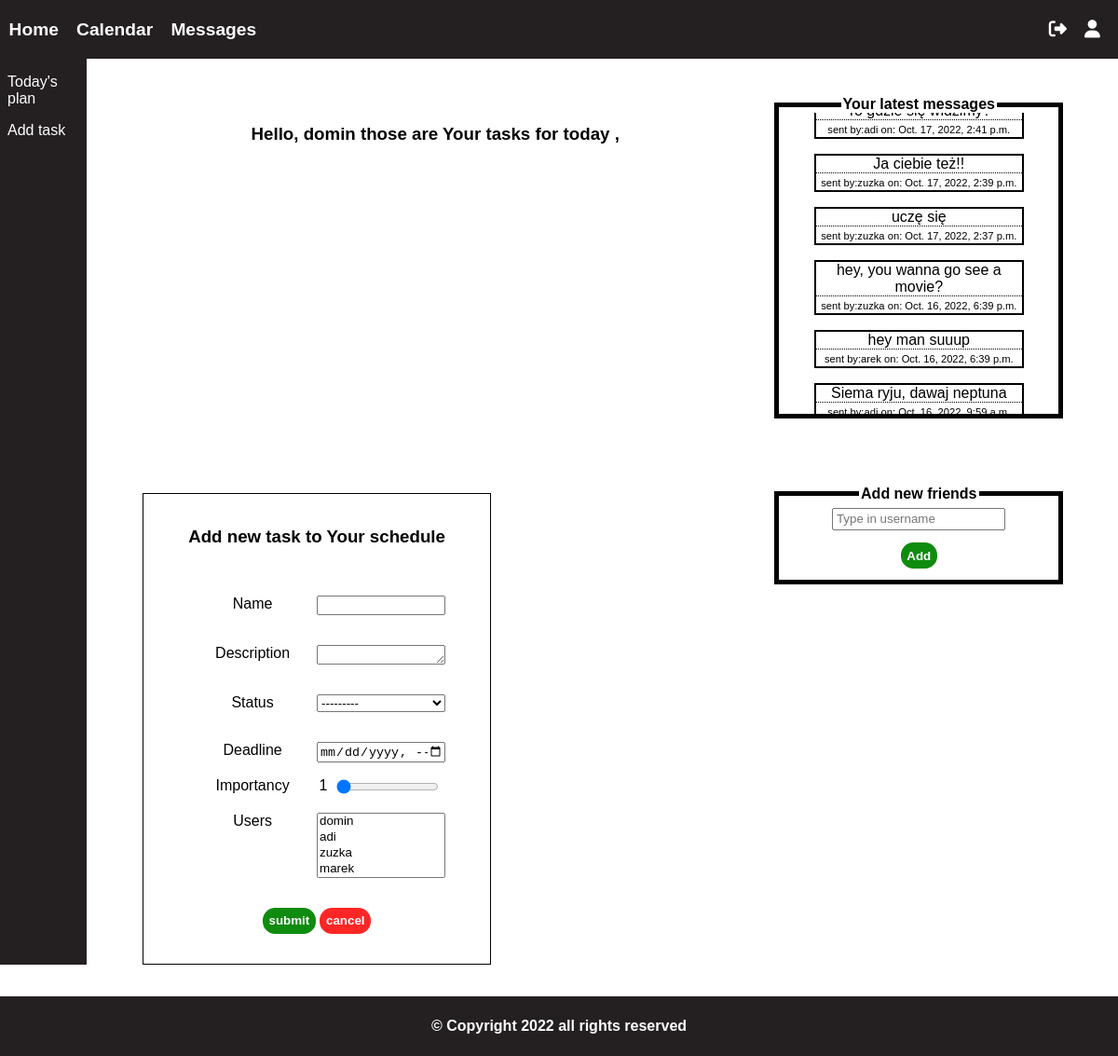
The app's page / (signed in), older data.
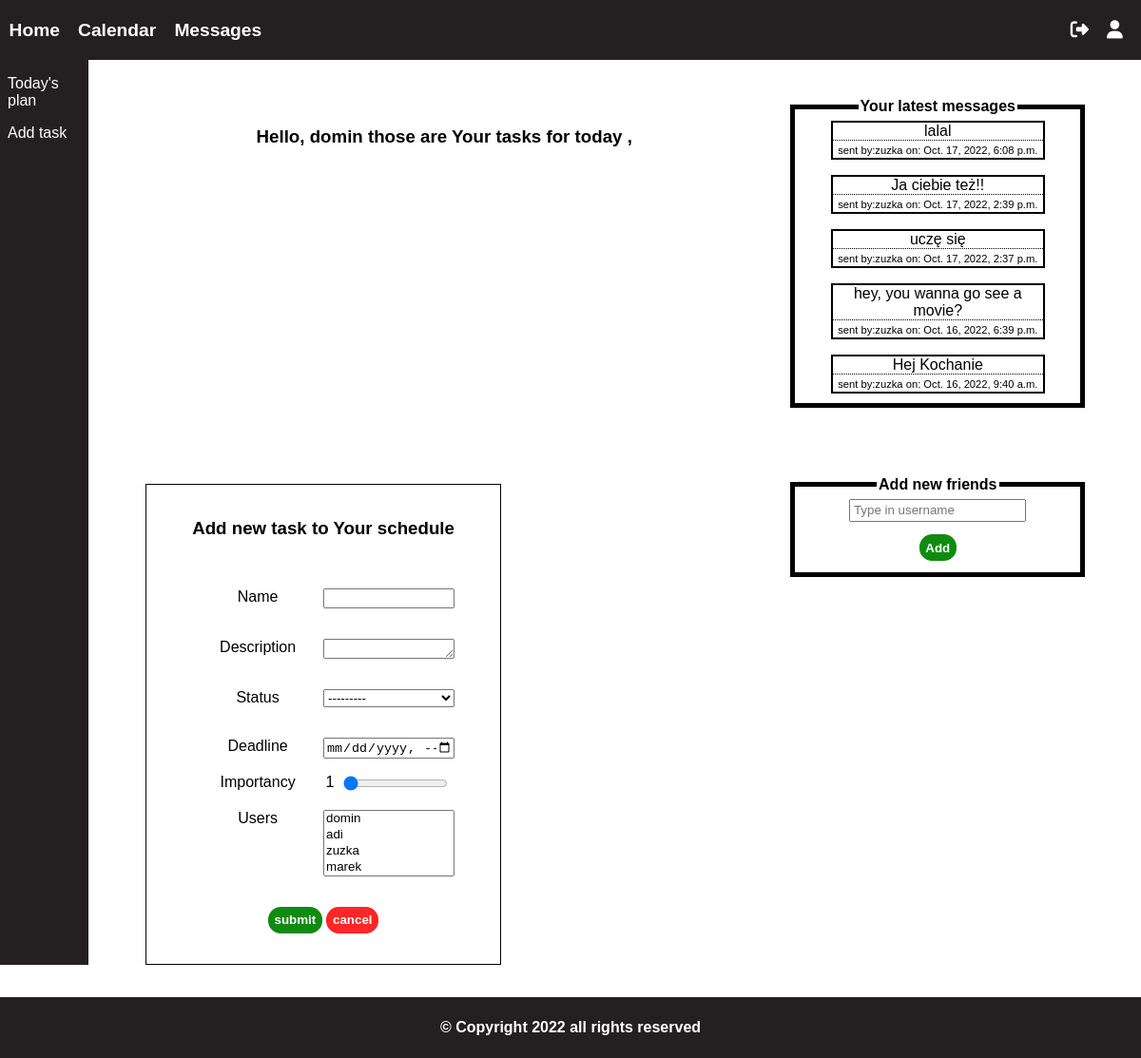
The same page, newer data.
### task_organiser/models.py (models this page shows, shortened)
class Message(models.Model):
    type_choices = [("reg", "regular"),
        ("fr","friend_request"),
        ("gr","group_request")
    ]
    sender = models.ForeignKey(User, on_delete=models.CASCADE,
        related_name="sender")
    reciever = models.ForeignKey(User, on_delete=models.CASCADE,
        related_name="reciever")
    content = models.CharField(max_length=1000, null=True)
    date_sent = models.DateTimeField(auto_now_add=True, null=True)
    type = models.CharField(max_length=20, null=True,
        choices=type_choices)

### task_organiser/views.py (the view)
# urls.py: path('', views.home, name='home'),
@login_required(login_url='login')
def home(request):
    taskForm = addTaskForm()
    importancy = 1
    if request.method == "POST":
        form = addTaskForm(request.POST)
        if form.is_valid():
            form.save()
            return redirect("home_redirect")
    current_user = request.user
    tasks = current_user.task_set.filter(deadline__contains=date.today()).order_by("deadline")
    def return_class(x):
        if x < 3:
            return "low"
        elif x > 6:
            return "high"
        else:
            return "medium"
    classes = [return_class(task.importancy) for task in tasks]
    tasks_classes = [[tasks[i], classes[i]] for i in range(len(tasks))]
    messages = Message.objects.filter(reciever=current_user).order_by('-date_sent')
    context = {"user": current_user, "form":taskForm, "importancy": importancy,
        "tasks": tasks_classes, "messages": messages,
    }
    return render(request, "task_organiser/home.html", context)

### task_organiser/forms.py
class addTaskForm(ModelForm):
    class Meta:
        model = Task
        fields = "__all__"
        widgets = {
            "description": Textarea(attrs={"rows":1, "cols":20}),
        }

### task_organiser/templates/task_organiser/home.html (shortened to what this page needs)
{% extends 'task_organiser/main_template.html' %}
{%load static %}
{% block content %}
<div class="mainContainer">
    <div class="sideMenu">
        <a href="#plan" class="side-link">Today's plan</a>
        <a href="#addTask" class="side-link">Add task</a>
    </div>
    <div class="mainPanel">
        <div class="plan" id="plan">
            <h3 class="plan-title">
                Hello, {{user.username}} those are Your tasks for today ,<img src="{{img}}" alt="">
            </h3>
        </div>
        <fieldset class="messages">
            <legend>Your latest messages</legend>
            {% for message in messages %}
                <div class="message">
                   <div class="messageContent">
                        {{ message.content }}
                   </div>
                   <small> sent by:{{message.sender}} on: {{message.date_sent}} </small>
                </div>
            {% endfor %}
        </fieldset>
        <div class="addTask" id="addTask">
            <h3>Add new task to Your schedule</h3>
            <br>
            {% include 'task_organiser/taskForm.html' %}
        </div>
        <fieldset class="newFriends">
            <legend>Add new friends</legend>
            <div class="addFriendForm">
                <input type="text" placeholder="Type in username" name="friendUsername" id="">
                <button type="button" class="btn-submit">Add</button>
            </div>
        </fieldset>
    </div>
</div>
{% endblock %}

Row changes from the older to the newer data that the page shows:
removed Message: content "To gdzie się widzimy?", sender "adi", date_sent "Oct. 17, 2022, 2:41 p.m."
removed Message: content "hey man suuup", sender "arek", date_sent "Oct. 16, 2022, 6:39 p.m."
removed Message: content "Siema ryju, dawaj neptuna", sender "adi", date_sent "Oct. 16, 2022, 9:59 a.m."
now on this page (row unchanged): Message: content "lalal", sender "zuzka", date_sent "Oct. 17, 2022, 6:08 p.m."
now on this page (row unchanged): Message: content "Hej Kochanie", sender "zuzka", date_sent "Oct. 16, 2022, 9:40 a.m."
